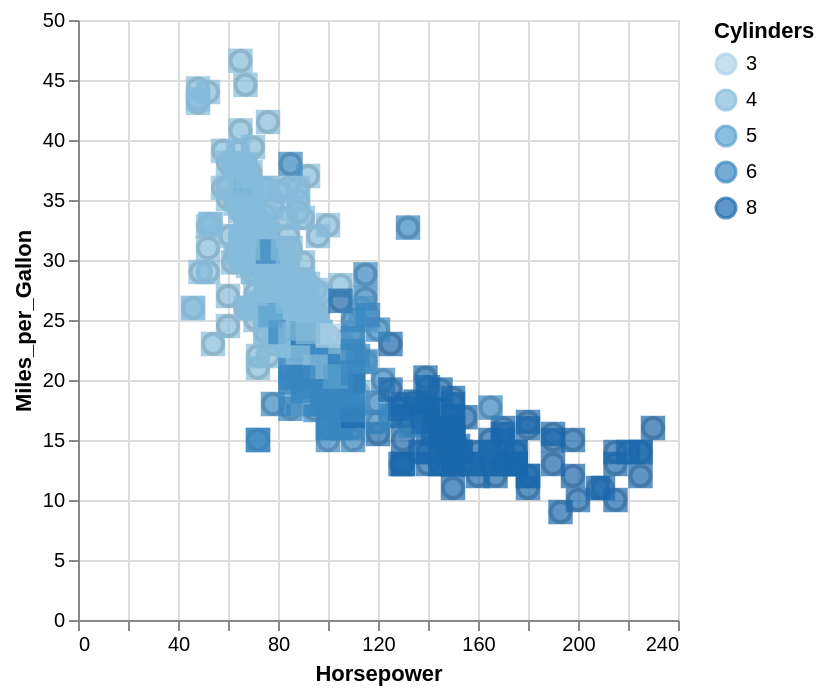

Describe this chart as a Vega-Lite specification.
### Vega-Lite specification from a JSON file in a GitHub repository (floating-point values rounded to 4 significant figures; data arrays with more than 128 entries replaced by an {"elided": "..."} marker saying what was removed)
{"$schema": "https://vega.github.io/schema/vega-lite/v5.json", "description": "Drag out a rectangular brush to highlight points.", "data": {"values": {"elided": "406 records"}}, "layer": [{"params": [{"name": "grid", "select": {"type": "interval", "translate": "[mousedown[!event.shiftKey], mouseup] > mousemove"}, "bind": "scales"}, {"name": "cyl", "select": {"type": "point", "fields": ["Cylinders"]}, "bind": {"input": "range", "min": 3, "max": 8, "step": 1}}], "mark": "point", "encoding": {"x": {"field": "Horsepower", "type": "quantitative"}, "y": {"field": "Miles_per_Gallon", "type": "quantitative"}, "color": {"condition": {"param": "brush", "value": "grey"}, "field": "Cylinders", "type": "ordinal"}, "size": {"value": 100}}}, {"mark": "square", "params": [{"name": "brush", "select": {"type": "interval", "on": "[mousedown[event.shiftKey], mouseup] > mousemove", "translate": "[mousedown[event.shiftKey], mouseup] > mousemove"}}], "encoding": {"x": {"field": "Horsepower", "type": "quantitative"}, "y": {"field": "Miles_per_Gallon", "type": "quantitative"}, "color": {"condition": {"param": "brush", "field": "Cylinders", "type": "ordinal"}, "value": "grey"}, "size": {"value": 50, "condition": {"param": "cyl", "value": 150}}}}]}
